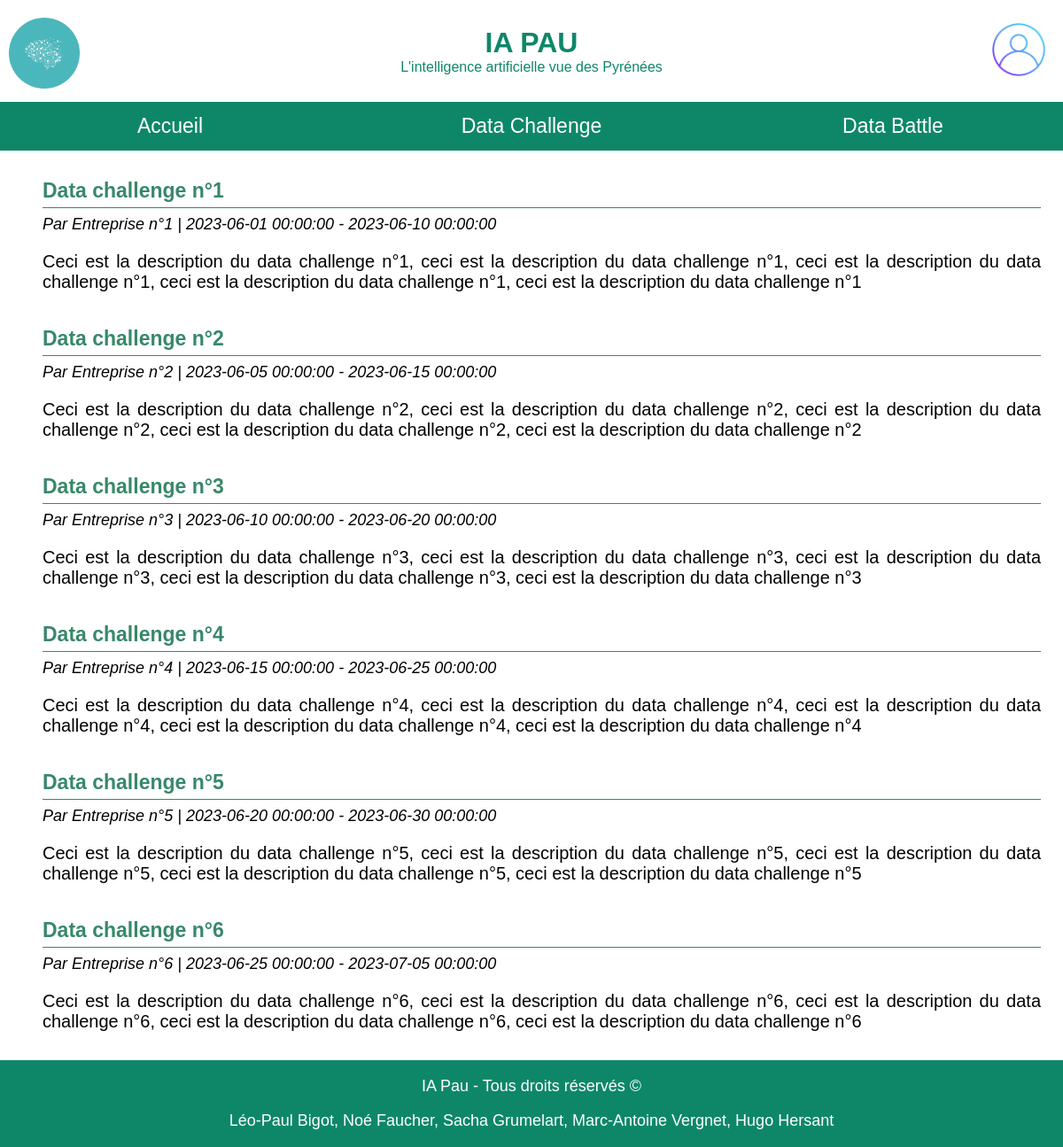
Screenshot of /php/dataEvent/liste-data-events.php?typeDataEvent=challenge with the database file from the repository.
### tables this page shows
create table DataEvent (
    idDataEvent INTEGER primary key unique not null auto_increment, 
    typeDataEvent ENUM('DataChallenge','DataBattle'),
    dateDebut DATETIME,
    dateFin DATETIME,
    dateCreation DATETIME,
    descript TEXT,
    entreprise VARCHAR(100),
    titre VARCHAR(100),
    donnees TEXT,
    consignes TEXT,
    conseils TEXT,
    idGestionnaire INTEGER,
    foreign key fk_Gestionnaire(idGestionnaire) references Utilisateur(idUtilisateur) on delete cascade
);

### php/bdd.php (called while the page is built, shortened)
<?php
function getAllFromRequest($mysqlClient,$request) {
    try {
        $statement = $mysqlClient->prepare($request);
        $statement->execute();
        $tableau = $statement->fetchAll();
        return $tableau;
    }
    catch(Exception $e) {
        die('Erreur : ' . $e->getMessage());
    }
}
?>

### php/dataEvent/liste-data-events.php (the view, shortened to what this page needs)
<?php
    include("../bdd.php");
?>
<!DOCTYPE HTML>
<html>
    <head>
        <link rel="stylesheet" type="text/css" href="/css/general-data-event.css" />
        <link rel="stylesheet" type="text/css" href="/css/header.css" />
        <link rel="stylesheet" type="text/css" href="/css/liste-data-events.css" />
    </head>
    <body>
        <?php
            include("../header.php");
        ?>
        <main>
            <?php
                $conn = connexion($serveur, $bdd, $user, $pass);
                if ($_GET["typeDataEvent"] == "challenge") {
                    $requete = "SELECT * FROM DataEvent WHERE typeDataEvent='DataChallenge';";
                    $resultat = getAllFromRequest($conn, $requete);
                }
                else if ($_GET["typeDataEvent"] == "battle") {
                    $requete = "SELECT * FROM DataEvent WHERE typeDataEvent='DataBattle';";
                    $resultat = getAllFromRequest($conn, $requete);
                }
                echo "
                <div id='liste-events'>";
                foreach ($resultat as $dataEvent) {
                    echo "
                    <div class='event'>
                        <a href='data-event.php?idDataEvent=".$dataEvent["idDataEvent"]."'>
                            <div class='titre-event'>
                                <span>".$dataEvent["titre"]."</span>
                            </div>
                            <p class='infos-entreprise-dates'>Par ".$dataEvent["entreprise"]." | ".$dataEvent["dateDebut"]." - ".$dataEvent["dateFin"]."</p>
                            <p>".$dataEvent["descript"]."</p>
                        </a>
                    </div>";
                }
                echo "
                </div>";
            ?>
        </main>
        <?php
            include("../footer.php");
        ?>
    </body>
</html>

### php/header.php (shortened to what this page needs)
<header>
    <div class="banniere">
        <a href="/index.php">
            <img src="/img/iapau_round.png" id="logo"/>
        </a>
        <div class="text"></a>
            <h1>IA PAU</h1>
            <p>L'intelligence artificielle vue des Pyrénées</p>
        </div>
        <div id="profilHeader">
            <a href=<?php if ($_SESSION["estConnecte"]) {echo("/php/profil/profil.php");} else { echo("/php/connexion/connexion.php");}?>> <img id="Client" src="/img/Client.png" alt="Client"/> </a>
        </div>
    </div>
    <div class="menu-banniere">
        <a href="/index.php">Accueil</a>
        <a href="/php/dataEvent/liste-data-events.php?typeDataEvent=challenge">Data Challenge</a>
        <a href="/php/dataEvent/liste-data-events.php?typeDataEvent=battle">Data Battle</a>
    </div>
</header>

### php/footer.php
<footer>
    <link rel="stylesheet" type="text/css" href="/css/footer.css" />
    <p>IA Pau - Tous droits réservés ©</p>
    <p>Léo-Paul Bigot, Noé Faucher, Sacha Grumelart, Marc-Antoine Vergnet, Hugo Hersant</p>
</footer>

### css/general-data-event.css (style rules this page uses)
a { text-decoration: none; }
body { margin: 0px; padding: 0px; }
main { font-family: "Montserrat", sans-serif; margin: 25px; }

### css/header.css (style rules this page uses)
body { margin: 0; font-family: "montserrat", sans-serif; }
.banniere { background-color: white; display: flex; align-items: center; justify-content: center; text-align: center; paddING: 20px; }
.banniere p { color: #0E8769; text-align: center; margin-top: 0; margin-bottom: 10px; }
.menu-banniere a { color: white; font-size: 23px; padding: 14px 5%; min-width: 34%; text-decoration: none; transition: 0.4s ease; box-sizing: border-box; }
.menu-banniere { background-color: #0E8769; display: flex; align-items: center; justify-content: center; text-align: center; overflow: hidden; }
.banniere h1 { color: #0E8769; font-family: "montserrat", sans-serif; text-align: center; display: inline-block; margin-top: 10px; margin-bottom: 0; }
#profilHeader { position: absolute; display: flex; right: 10px; align-items: center; }
#Client { top: 30px; height: 60px; padding: 10px; }
#logo { position: absolute; top: 20px; left: 10px; height: 80px; }

### css/liste-data-events.css (style rules this page uses)
#liste-events a { text-decoration: none; color: black; transition: 0.3s ease; }
#liste-events .event { border-left: 3px solid rgba(255, 255, 255, 0); transition: 0.3s ease; }
#liste-events .event { padding-top: 7px; padding-bottom: 7px; margin-top: 10px; margin-bottom: 25px; padding-left: 20px; font-size: 20px; text-align: justify; }
#liste-events .event .titre-event { font-weight: bold; font-size: 20px; border-bottom: 1px solid rgb(56, 136, 106); padding-bottom: 5px; color: rgb(56, 136, 106); font-size: 23px; }
#liste-events .event p { margin-bottom: 0px; }
#liste-events .event .infos-entreprise-dates { font-style: italic; font-size: 18px; margin-top: 8px; }

### css/footer.css (style rules this page uses)
footer { font-family: "montserrat", sans-serif; padding: 1px 0px; background-color: #0E8769; width: 100%; text-align: center; font-size: 18px; color: white; }

### rows the page displays
dataevent: titre "Data challenge n°1", entreprise "Entreprise n°1", dateDebut "2023-06-01 00:00:00", dateFin "2023-06-10 00:00:00", descript "Ceci est la description du data challenge n°1, ceci est la description du data challenge n°1, ceci est la description du data challenge n°1, ceci est la description du data challenge n°1, ceci est la description du data challenge n°1"
dataevent: titre "Data challenge n°2", entreprise "Entreprise n°2", dateDebut "2023-06-05 00:00:00", dateFin "2023-06-15 00:00:00", descript "Ceci est la description du data challenge n°2, ceci est la description du data challenge n°2, ceci est la description du data challenge n°2, ceci est la description du data challenge n°2, ceci est la description du data challenge n°2"
dataevent: titre "Data challenge n°3", entreprise "Entreprise n°3", dateDebut "2023-06-10 00:00:00", dateFin "2023-06-20 00:00:00", descript "Ceci est la description du data challenge n°3, ceci est la description du data challenge n°3, ceci est la description du data challenge n°3, ceci est la description du data challenge n°3, ceci est la description du data challenge n°3"
dataevent: titre "Data challenge n°4", entreprise "Entreprise n°4", dateDebut "2023-06-15 00:00:00", dateFin "2023-06-25 00:00:00", descript "Ceci est la description du data challenge n°4, ceci est la description du data challenge n°4, ceci est la description du data challenge n°4, ceci est la description du data challenge n°4, ceci est la description du data challenge n°4"
dataevent: titre "Data challenge n°5", entreprise "Entreprise n°5", dateDebut "2023-06-20 00:00:00", dateFin "2023-06-30 00:00:00", descript "Ceci est la description du data challenge n°5, ceci est la description du data challenge n°5, ceci est la description du data challenge n°5, ceci est la description du data challenge n°5, ceci est la description du data challenge n°5"
dataevent: titre "Data challenge n°6", entreprise "Entreprise n°6", dateDebut "2023-06-25 00:00:00", dateFin "2023-07-05 00:00:00", descript "Ceci est la description du data challenge n°6, ceci est la description du data challenge n°6, ceci est la description du data challenge n°6, ceci est la description du data challenge n°6, ceci est la description du data challenge n°6"
